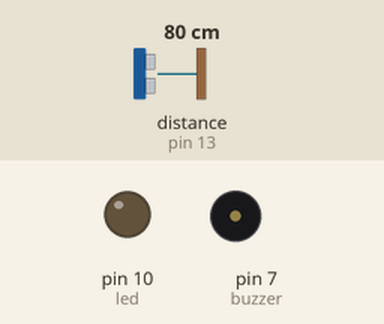
This sketch was run on a simulated Arduino Uno, built with avr-gcc and run on an emulated ATmega328P. Shown: output pins drawn as LEDs (lit = HIGH), buzzer (waves = sounding, pin HIGH). Wiring (inferred from the names in the program): ultrasonic range finder: trigger pin 12; echo pin 13. The inputs (shaded band) are chosen by the test bench; at power-on: distance to the obstacle (sensor on pin 13) 80 cm. The echo pulse lasts 58.3 µs per cm; pins used as bus, display or sensor lines are not drawn; what the sketch prints to the serial monitor is not drawn.

Above: at 1.2 s.
1.3 s: distance to the obstacle (sensor on pin 13) set to 2 cm
At 1.9 s:
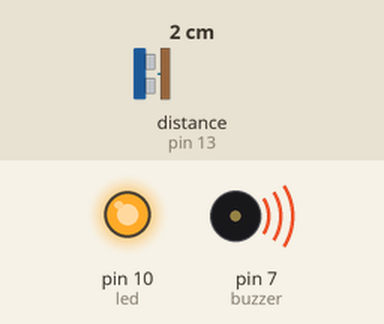
2.9 s: distance to the obstacle (sensor on pin 13) set to 9 cm
4.4 s: distance to the obstacle (sensor on pin 13) set to 12 cm
At 5.6 s:
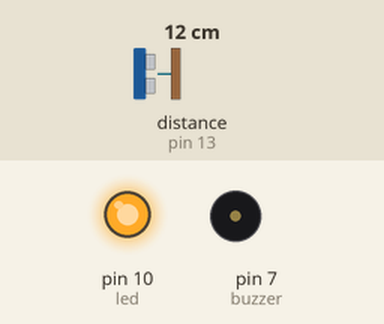
5.9 s: distance to the obstacle (sensor on pin 13) set to 4 cm
At 6.8 s:
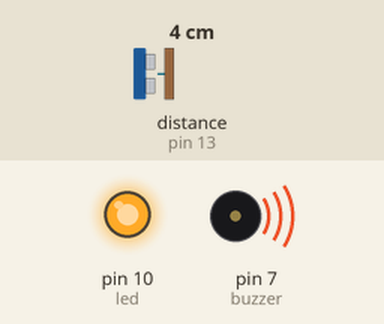
7.4 s: distance to the obstacle (sensor on pin 13) set to 60 cm
At 7.9 s:
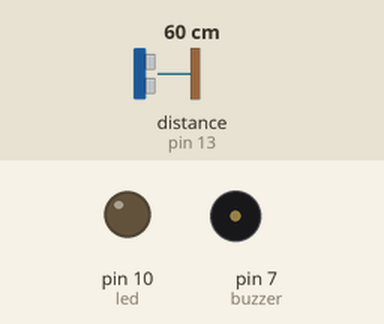
8.9 s: distance to the obstacle (sensor on pin 13) set to 18 cm
At 9.8 s:
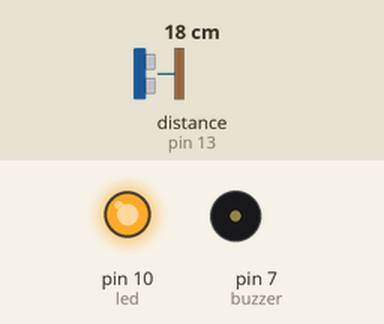
Timing chart, 0 to 11.4 s (numbered marks = the images above; inputs shaded):
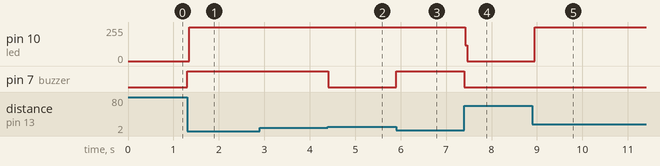

The sketch:

Digital_Door_Lock_System_Using_Ultrasonic_Sensor.ino
```cpp
const int trig = 12;
const int echo = 13;
int led = 10;
int buzzer = 7;
int duration = 0;
int distance = 0;

void setup() {
  pinMode(trig,OUTPUT);
  pinMode(echo,INPUT);
  pinMode(led, OUTPUT);
  pinMode(buzzer,OUTPUT);
  Serial.begin(9600);
}

void loop() {
  digitalWrite(trig,HIGH);
  delayMicroseconds(1000);
  digitalWrite(trig,LOW);
  duration=pulseIn(echo,HIGH);
  distance=(duration/2)/29.1;

  Serial.println(distance);

  if (distance<10){
    digitalWrite(buzzer,HIGH);
    digitalWrite(led,LOW);
  }else{
    digitalWrite(buzzer,LOW);
    digitalWrite(led,LOW);
  }

  if(distance<40){
    digitalWrite(led,HIGH);
  }else{
    digitalWrite(led,LOW);
  }
}
```

Measured:
- the behaviour switches between 10 and 11 cm on distance to the obstacle (sensor on pin 13) (found by bisection; images 1 and 2)
- after the input at 1.3 s, pin 10 (led): 0/255 → 254/255 after 0.05 s, → 255/255 0.08 s later; pin 7 (buzzer): LOW → HIGH at once
- after the input at 4.4 s, pin 7 (buzzer): HIGH → LOW at once
- after the input at 5.9 s, pin 7 (buzzer): LOW → HIGH at once
- after the input at 7.4 s, pin 10 (led): 255/255 → 0/255 at once; pin 7 (buzzer): HIGH → LOW at once
- after the input at 8.9 s, pin 10 (led): 0/255 → 255/255 after 0.05 s
